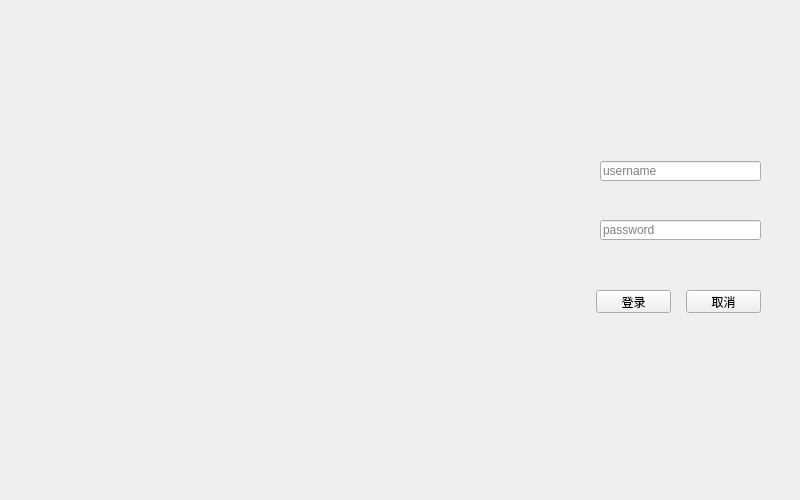
<?xml version="1.0" encoding="UTF-8"?>
<ui version="4.0">
 <class>Dialog_login</class>
 <widget class="QWidget" name="Dialog_login">
  <property name="geometry">
   <rect>
    <x>0</x>
    <y>0</y>
    <width>800</width>
    <height>500</height>
   </rect>
  </property>
  <property name="windowTitle">
   <string>Login</string>
  </property>
  <widget class="QPushButton" name="pushButton">
   <property name="geometry">
    <rect>
     <x>596</x>
     <y>290</y>
     <width>75</width>
     <height>23</height>
    </rect>
   </property>
   <property name="text">
    <string>登录</string>
   </property>
  </widget>
  <widget class="QPushButton" name="pushButton_2">
   <property name="geometry">
    <rect>
     <x>686</x>
     <y>290</y>
     <width>75</width>
     <height>23</height>
    </rect>
   </property>
   <property name="text">
    <string>取消</string>
   </property>
  </widget>
  <widget class="QLineEdit" name="lineEdit">
   <property name="geometry">
    <rect>
     <x>600</x>
     <y>161</y>
     <width>161</width>
     <height>20</height>
    </rect>
   </property>
   <property name="text">
    <string/>
   </property>
   <property name="echoMode">
    <enum>QLineEdit::Normal</enum>
   </property>
   <property name="placeholderText">
    <string>username</string>
   </property>
  </widget>
  <widget class="QLineEdit" name="lineEdit_2">
   <property name="geometry">
    <rect>
     <x>600</x>
     <y>220</y>
     <width>161</width>
     <height>20</height>
    </rect>
   </property>
   <property name="inputMask">
    <string/>
   </property>
   <property name="text">
    <string/>
   </property>
   <property name="echoMode">
    <enum>QLineEdit::Password</enum>
   </property>
   <property name="placeholderText">
    <string>password</string>
   </property>
  </widget>
 </widget>
 <resources/>
 <connections/>
</ui>
